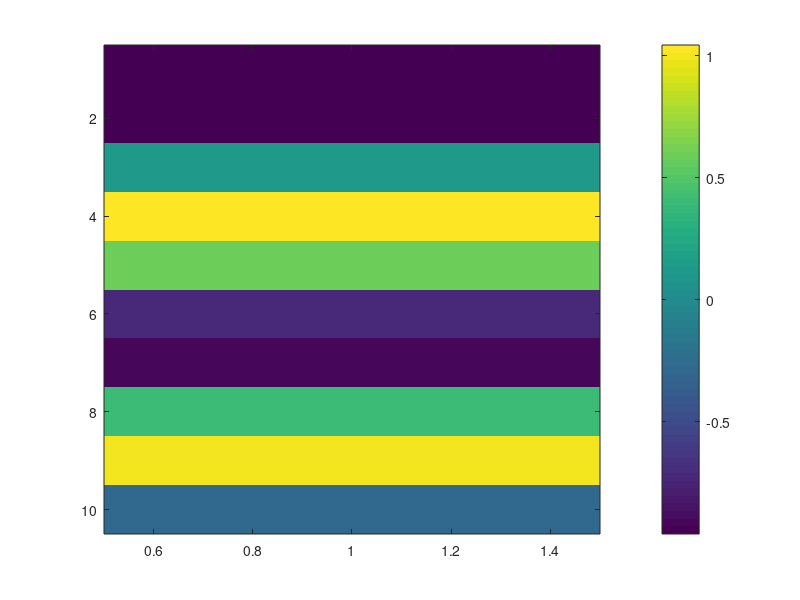

MATLAB code for this plot:
clear; close all; clc;

Number_Of_Sections = 10;
Rod_Length = 1;

X_Distance = 0:(Rod_Length/(Number_Of_Sections-1)):Rod_Length;

B_Matrix = zeros(Number_Of_Sections, 1);
B_Matrix(Number_Of_Sections,1) = 1;

Mesh_Matrix = eye(Number_Of_Sections, Number_Of_Sections);

for Row = 1:1:Number_Of_Sections
    for Col = 1:1:Number_Of_Sections

        if Row == Col
            Mesh_Matrix(Row,Col) = -2 + 1 + X_Distance(Row);
        end
        
        if Row - 1 > 0
            Mesh_Matrix(Row, Row - 1) = 1;
        end

        if Row + 1 <= Number_Of_Sections
            Mesh_Matrix(Row, Row + 1) = 1;
        end

    end
end

A_Matrix = Mesh_Matrix\B_Matrix


imagesc(A_Matrix);
colorbar;
